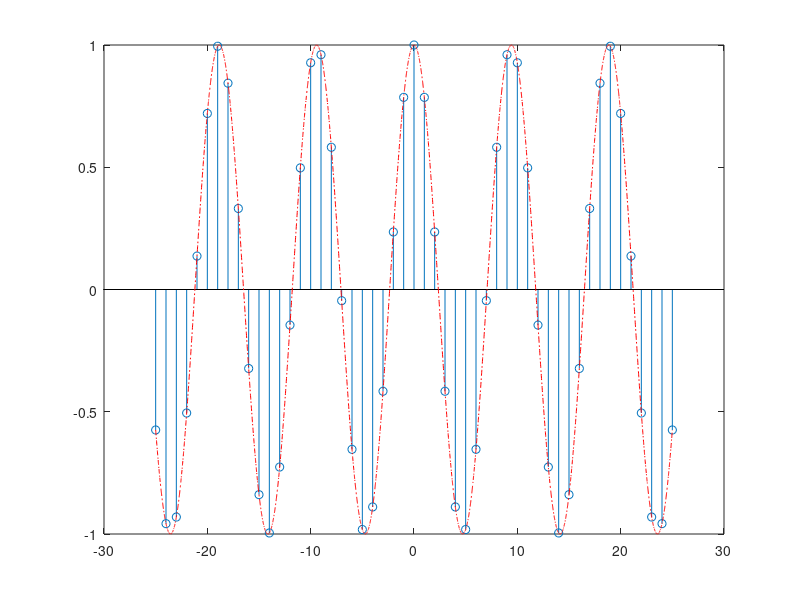
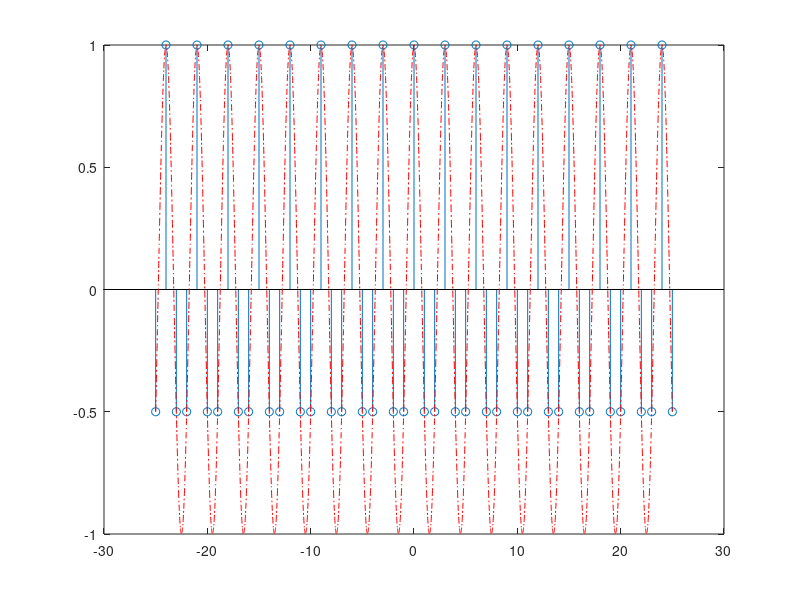
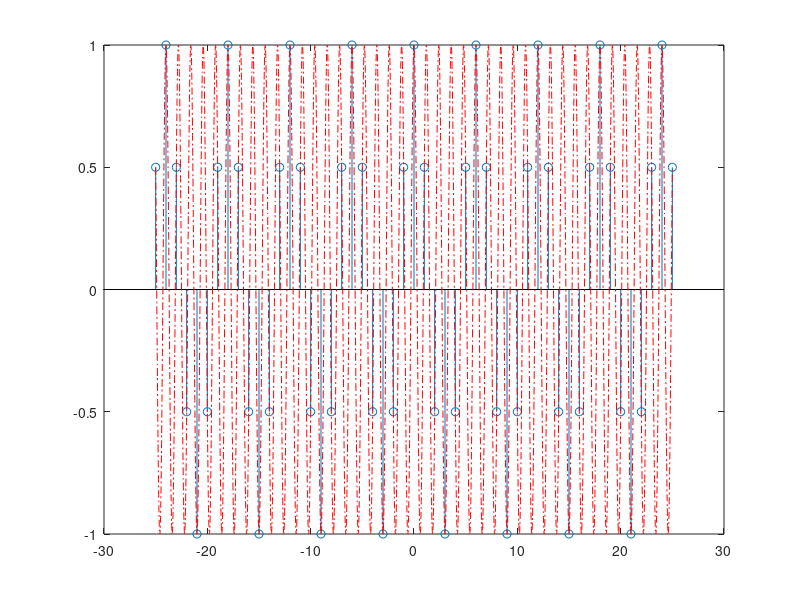

Reproduce these figures in MATLAB, in order.
clear all
close all
clc

j=sqrt(-1);
o=[1,pi,5/2*pi];
o=o*2/3;
jo=j*o;
n=-25:1:25;
t=-25:.01:25;

for i=1:3
xn=exp(jo(i)*n);
xt=exp(jo(i)*t);
figure;
% subplot 211
stem(n,xn);
hold on;
% subplot 212
plot(t,xt,'r-.');
end